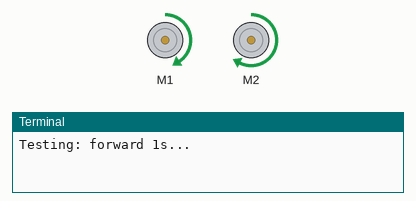
Simulated run of this program. Board: Raspberry Pi (BCM pin numbers). Parts: 2 × DC motor (green arrow = forward, orange = backward, longer = faster), the last lines printed to the terminal. Motors are numbered in the order the program creates them (left before right in a Robot). At 3.9 s the program stops and its outputs stay as they are.

Above: at 0.1 s.
At 1.4 s:
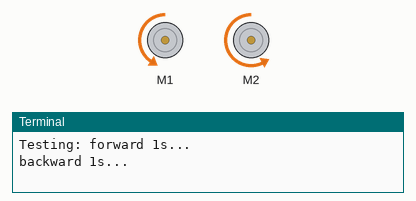
At 2.7 s:
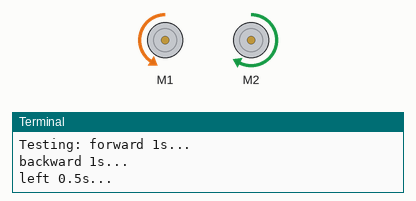
At 4.0 s:
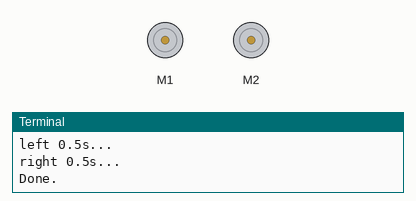
Timing chart, 0 to 5.4 s (numbered marks = the images above):
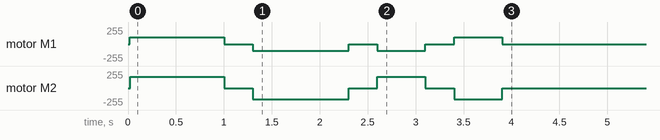

Measured:
- by itself, motor M1: stopped → forward 102/255 at 0.02 s, → stopped 0.98 s later, → backward 102/255 0.30 s later, → stopped 1.0 s later, … (8 changes in this stretch)
- by itself, motor M2: stopped → forward 166/255 at 0.02 s, → stopped 0.98 s later, → backward 166/255 0.30 s later, → stopped 1.0 s later, … (8 changes in this stretch)

The program:

move.py
```python
#!/usr/bin/env python3
"""Robot movement library for 2WD chassis with L298N driver.

Pin mapping (GPIO BCM):
  Left motor:  forward=18 (IN2), backward=17 (IN1)
  Right motor: forward=22 (IN4), backward=27 (IN3)
"""
from gpiozero import Robot
from time import sleep

LEFT_SPEED       = 0.40
RIGHT_SPEED      = 0.65
LEFT_SPEED_BACK  = 0.40
RIGHT_SPEED_BACK = 0.65

_robot = Robot(left=(18, 17), right=(22, 27))

def forward(duration=None):
    _robot.left_motor.forward(LEFT_SPEED)
    _robot.right_motor.forward(RIGHT_SPEED)
    if duration:
        sleep(duration)
        stop()

def backward(duration=None):
    _robot.left_motor.backward(LEFT_SPEED_BACK)
    _robot.right_motor.backward(RIGHT_SPEED_BACK)
    if duration:
        sleep(duration)
        stop()

def left(duration=None):
    _robot.left_motor.backward(LEFT_SPEED)
    _robot.right_motor.forward(RIGHT_SPEED)
    if duration:
        sleep(duration)
        stop()

def right(duration=None):
    _robot.left_motor.forward(LEFT_SPEED)
    _robot.right_motor.backward(RIGHT_SPEED)
    if duration:
        sleep(duration)
        stop()

def stop():
    _robot.stop()

def cleanup():
    _robot.close()

if __name__ == '__main__':
    print('Testing: forward 1s...')
    forward(1)
    sleep(0.3)
    print('backward 1s...')
    backward(1)
    sleep(0.3)
    print('left 0.5s...')
    left(0.5)
    sleep(0.3)
    print('right 0.5s...')
    right(0.5)
    print('Done.')
    cleanup()
```
